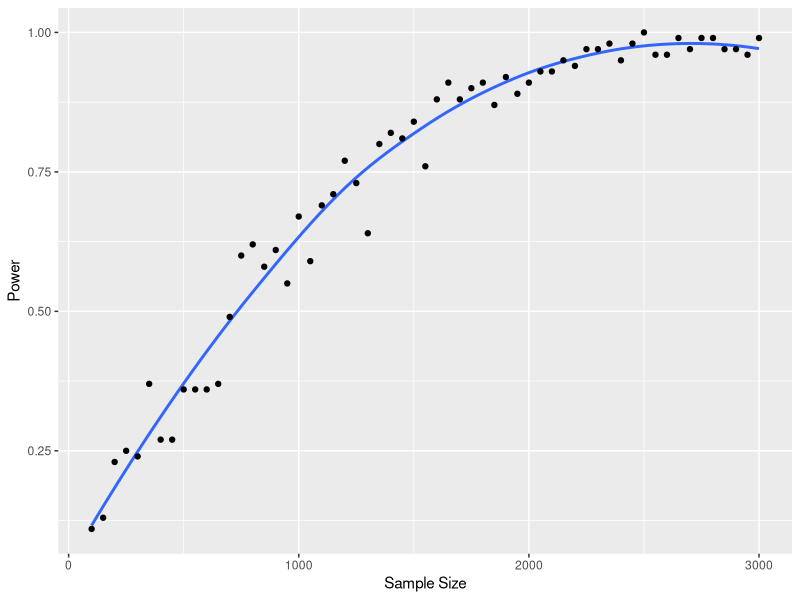

Generate this figure with R:
library(ggplot2)

computePower <- function(effect, sd, nTotalSubjects, nTreated, 
                  nIterations, alpha=0.05){
  pVec <- rep(NA,nIterations)
  exposure <- c(rep(1,nTreated),rep(0,nTotalSubjects - nTreated))
  for(i in 1:nIterations){
    resid <- rep(rnorm(nTotalSubjects,0,sd))
    y <- effect*exposure + resid
    m <- lm(y~exposure)
    pVec[i] <- summary(m)$coefficients["exposure","Pr(>|t|)"]
  }
  power <- length(pVec[pVec<alpha])/length(pVec)
  return(list(power=power,p=pVec))
}

computePower(effect = 0.15, sd=1, nTotalSubjects = 100, nTreated = 50, nIterations = 100)

# Power curve for sample size
sizes <- seq(100, 3000, by=50)
powerVals <- vector(length=length(sizes))
for (i in 1:length(sizes)) {
  powerVals[i] <- computePower(effect=0.15,sd=1,
                          nTotalSubjects=sizes[i],nTreated=sizes[i]/2,
                          nIterations=100)$power
}
powerCalc <- data.frame(sizes, powerVals)
ggplot(powerCalc) + aes(x=sizes, y=powerVals) + geom_smooth(se=F) + geom_point() + 
  scale_x_continuous("Sample Size") +
  scale_y_continuous("Power")
